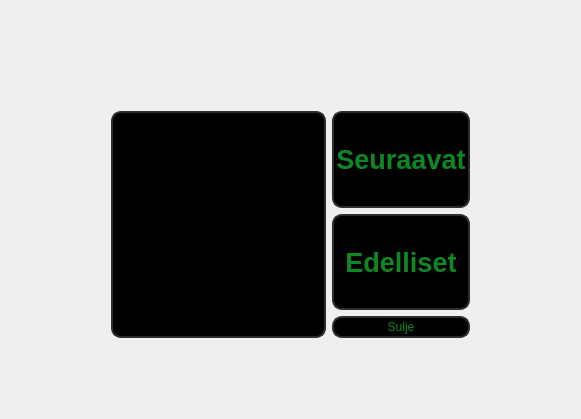
<?xml version="1.0" encoding="UTF-8"?>
<ui version="4.0">
 <class>history</class>
 <widget class="QDialog" name="history">
  <property name="geometry">
   <rect>
    <x>0</x>
    <y>0</y>
    <width>581</width>
    <height>419</height>
   </rect>
  </property>
  <property name="windowTitle">
   <string>Dialog</string>
  </property>
  <property name="styleSheet">
   <string notr="true">

#history {border-image: url(:/graphics/graphics/graphics/log.png)0 0 0 0 stretch stretch;}
QListView::item {
    background-color:black;}
QListView::item:alternate {
	background-color: rgb(45, 45, 45);
}
#pushButton, #pushButton_2, #pushButton_3,#logList {

border-style:solid;
border-width: 2px;
border-color: rgb(45, 45, 45);
border-radius: 10px;
padding: 2px 2px;
}
#pushButton:pressed, #pushButton_2:pressed, #pushButton_3:pressed {

border-style:solid;
border-width: 5px;
border-color: rgb(45, 45, 45);
border-radius: 10px;
padding: 6px 6px;
}
</string>
  </property>
  <layout class="QGridLayout" name="gridLayout">
   <item row="2" column="1" rowspan="3">
    <widget class="QListWidget" name="logList">
     <property name="font">
      <font>
       <pointsize>20</pointsize>
      </font>
     </property>
     <property name="styleSheet">
      <string notr="true">background-color: rgb(0, 0, 0);
color: rgb(14, 136, 37);
</string>
     </property>
     <property name="wordWrap">
      <bool>false</bool>
     </property>
    </widget>
   </item>
   <item row="1" column="1">
    <spacer name="verticalSpacer">
     <property name="orientation">
      <enum>Qt::Vertical</enum>
     </property>
     <property name="sizeType">
      <enum>QSizePolicy::Fixed</enum>
     </property>
     <property name="sizeHint" stdset="0">
      <size>
       <width>20</width>
       <height>100</height>
      </size>
     </property>
    </spacer>
   </item>
   <item row="4" column="2">
    <widget class="QPushButton" name="pushButton">
     <property name="cursor">
      <cursorShape>PointingHandCursor</cursorShape>
     </property>
     <property name="styleSheet">
      <string notr="true">background-color: rgb(0, 0, 0);
color: rgb(14, 136, 37);</string>
     </property>
     <property name="text">
      <string>Sulje</string>
     </property>
    </widget>
   </item>
   <item row="5" column="1">
    <spacer name="verticalSpacer_2">
     <property name="orientation">
      <enum>Qt::Vertical</enum>
     </property>
     <property name="sizeType">
      <enum>QSizePolicy::Fixed</enum>
     </property>
     <property name="sizeHint" stdset="0">
      <size>
       <width>20</width>
       <height>70</height>
      </size>
     </property>
    </spacer>
   </item>
   <item row="2" column="2">
    <widget class="QPushButton" name="pushButton_2">
     <property name="sizePolicy">
      <sizepolicy hsizetype="Minimum" vsizetype="Preferred">
       <horstretch>0</horstretch>
       <verstretch>0</verstretch>
      </sizepolicy>
     </property>
     <property name="font">
      <font>
       <pointsize>20</pointsize>
       <bold>true</bold>
      </font>
     </property>
     <property name="cursor">
      <cursorShape>PointingHandCursor</cursorShape>
     </property>
     <property name="styleSheet">
      <string notr="true">background-color: rgb(0, 0, 0);
color: rgb(14, 136, 37);</string>
     </property>
     <property name="text">
      <string>Seuraavat</string>
     </property>
    </widget>
   </item>
   <item row="2" column="0">
    <spacer name="horizontalSpacer">
     <property name="orientation">
      <enum>Qt::Horizontal</enum>
     </property>
     <property name="sizeType">
      <enum>QSizePolicy::Fixed</enum>
     </property>
     <property name="sizeHint" stdset="0">
      <size>
       <width>100</width>
       <height>15</height>
      </size>
     </property>
    </spacer>
   </item>
   <item row="2" column="3">
    <spacer name="horizontalSpacer_2">
     <property name="orientation">
      <enum>Qt::Horizontal</enum>
     </property>
     <property name="sizeType">
      <enum>QSizePolicy::Fixed</enum>
     </property>
     <property name="sizeHint" stdset="0">
      <size>
       <width>100</width>
       <height>60</height>
      </size>
     </property>
    </spacer>
   </item>
   <item row="3" column="2">
    <widget class="QPushButton" name="pushButton_3">
     <property name="sizePolicy">
      <sizepolicy hsizetype="Minimum" vsizetype="Preferred">
       <horstretch>0</horstretch>
       <verstretch>0</verstretch>
      </sizepolicy>
     </property>
     <property name="font">
      <font>
       <pointsize>20</pointsize>
       <bold>true</bold>
      </font>
     </property>
     <property name="cursor">
      <cursorShape>PointingHandCursor</cursorShape>
     </property>
     <property name="styleSheet">
      <string notr="true">color: rgb(14, 136, 37);
background-color: rgb(0, 0, 0);</string>
     </property>
     <property name="text">
      <string>Edelliset</string>
     </property>
    </widget>
   </item>
  </layout>
 </widget>
 <resources/>
 <connections/>
</ui>
